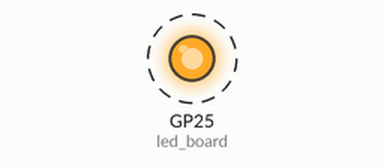
A program run on a simulated Raspberry Pi Pico running MicroPython. Shown: output pins drawn as LEDs (lit = HIGH). Dashed ring = blinking. What the program prints to the serial console is not drawn.

Above: at 0.5 s.
Timing chart, 0 to 4.6 s (numbered marks = the images above):
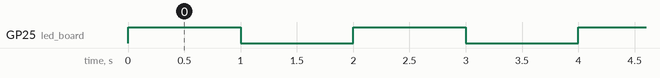

The program:

blink_2_led_board.py
```python
#Script para Micropython

#Válido para:
# - Raspberry Pi Pico

#Por José Luis Laica Cornejo
#Gye - Ecu
#2021


import machine
import utime

led_board=machine.Pin(25, machine.Pin.OUT)

while True:
  led_board.on()
  print('Encendido')
  utime.sleep(1)
  print('Apagado')
  led_board.off()
  utime.sleep(1)
```

Measured:
- by itself, GP25 (led_board): alternates HIGH for 1.0 s and LOW for 1.0 s
